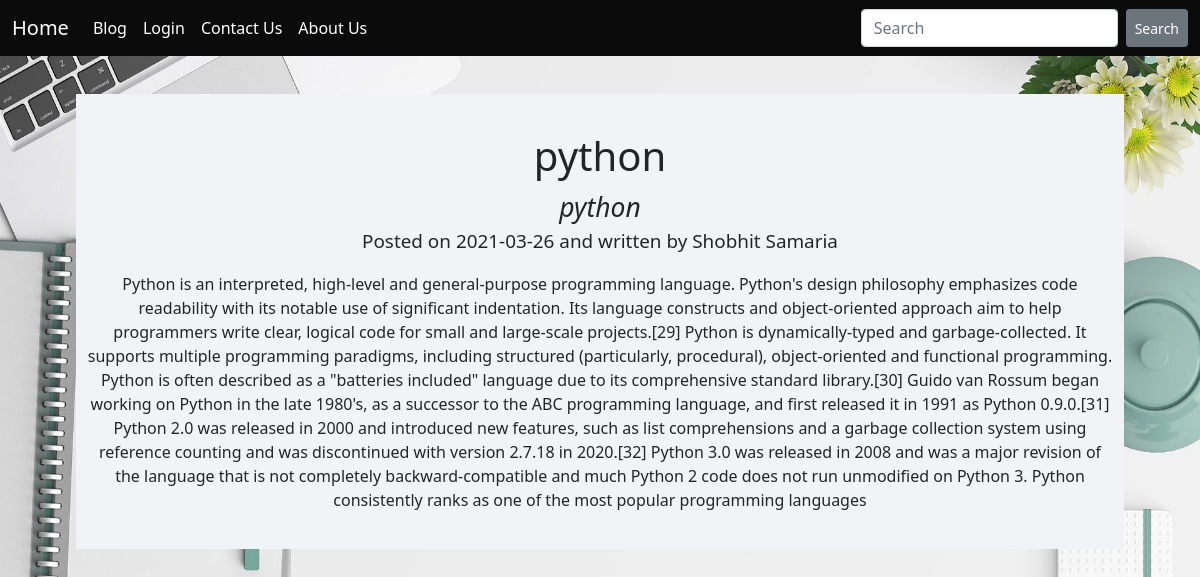
The app's page /python with its own data.
### hello.py (models this page shows, shortened)
class Post(db.Model):
    id = db.Column(db.Integer,primary_key=True)
    title = db.Column(db.String(140))
    slug = db.Column(db.String(140), unique=True)
    created = db.Column(db.DateTime, default=datetime.now())
    subtitle = db.Column(db.String(140))
    authore = db.Column(db.String(140))
    message = db.Column(db.Text)

### hello.py (the view)
@app.route('/<slug>')
def view1(slug):
    post = Post.query.filter(Post.slug == slug).first()
    return render_template('view1.html',post=post)

### templates/view1.html (shortened to what this page needs)
{% extends 'base.html' %}
{% block content %}
        <div class="back">
            <div class="main">
                <h1>{{ post.title }}<br></h1>
                <i>{{ post.subtitle }}</i>
                <p><b>Posted on {{post.created.date()}} and written by {{post.authore}}</b></p>
                <div class="container">
                    {{ post.message }}
                </div>
            </div>
        </div>
{% endblock %}

### templates/view1.html (style rules this page uses)
.main { text-align: center; }
h1 { padding-top: 1cm; margin-top: 1cm; text-align: center; text-underline-position: below; }
.back { background-color: #f1f3f7; margin-left: 2cm; margin-right: 2cm; padding-bottom: 1cm; }
p { text-align: center; font-size: 5mm; font-weight: 200; }
i { font-size: 7mm; font-weight: 300; }
body { background: url("/static/bg.jpg"); background-repeat: no-repeat; background-attachment: fixed; background-size: 100% 100%; }

### records on screen
Post: title "python", subtitle "python", created "2021-03-26", authore "Shobhit Samaria", message "Python is an interpreted, high-level and general-purpose programming language. Python's design philosophy emphasizes code readability with its notable use of significant indentation. Its language constructs and object-oriented approach aim to help programmers write clear, logical code for small and large-scale projects.[29] Python is dynamically-typed and garbage-collected. It supports multiple programming paradigms, including structured (particularly, procedural), object-oriented and functional programming. Python is often described as a \"batteries included\" language due to its comprehensive standard library.[30] Guido van Rossum began working on Python in the late 1980's, as a successor…"
